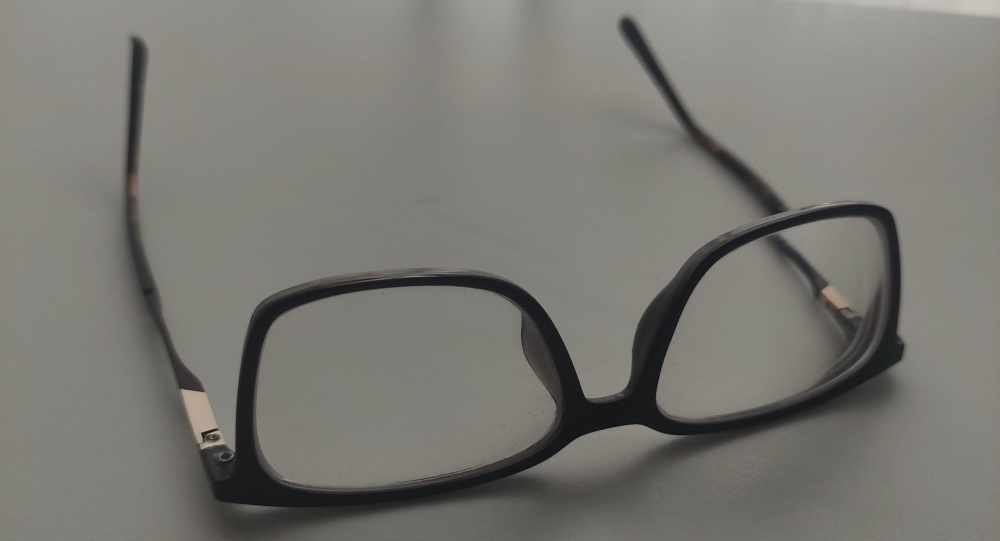
#> input picture data/img/lunette/lunette1.jpg, 3000 x 1622 px (shown at 1/3 size)
$ jupyter execute --allow-errors orb-premiers-pas.ipynb   (shell and % lines are left out)
#> lines starting #> are read from the running program, lines starting #| are printed output that depends on the picture
[cell 1]
import cv2
import matplotlib.pyplot as plt
import numpy as np
import time
import os
import math

[cell 2]
def rescale_image(image, percent=75):
    width  = int(image.shape[1] * percent/ 100)
    height = int(image.shape[0] * percent/ 100)
    dim = (width, height)
    return cv2.resize(image, dim, interpolation =cv2.INTER_AREA)

## Get features of the 5 objects

[cell 3]
methode = "orb"

[cell 4]
directory = './data/img'
i = 1

train_images      = dict()
train_descriptors = dict()
train_keypointss  = dict()

plt.figure(figsize=(30,30))

orb = cv2.ORB_create()
bf_orb = cv2.BFMatcher(cv2.NORM_HAMMING)

sift = cv2.SIFT_create()
bf_sift = cv2.BFMatcher()

if methode == "orb":
    algo = orb
    bf   = bf_orb
else:
    algo = sift
    bf   = bf_sift

for item in os.listdir(directory):
    if os.path.isdir(directory + '/' + item):

        train_images[item]      = list()
        train_descriptors[item] = list()
        train_keypointss[item]  = list()

        for file in os.listdir(directory + '/' + item):
            filename = os.fsdecode(file)

            if filename.endswith(".jpg"):
                print(directory + '/' + item + '/' + filename)
                image = cv2.imread(directory + '/' + item + '/' + filename)
#> image is the input picture: shape (1622, 3000, 3); mean B, G, R 114.8, 120, 121.3
                image = rescale_image(image, percent=10)
#> in rescale_image, `return cv2.resize(image, dim, interpolation =cv2.INTER_AREA)`:
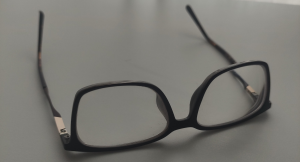
#> returned value: shape (162, 300, 3); mean of channels 0, 1, 2 114.8, 120, 121.3; drawn as B, G, R
                training_image = cv2.cvtColor(image, cv2.COLOR_BGR2RGB)
                training_gray  = cv2.cvtColor(training_image, cv2.COLOR_RGB2GRAY)

                (train_images[item]).append(training_gray)

                train_keypoints, train_descriptor = algo.detectAndCompute(training_gray, None)
#> train_keypoints = 92 keypoints; strongest (x, y, size): (59, 129, 31), (56, 118, 31), (62, 129, 31), (176, 118, 31)
                (train_descriptors[item]).append(train_descriptor)
                (train_keypointss[item]).append(train_keypoints)

                i +=1

                keypoints_without_size = np.copy(training_image)
                plt.subplot(10,10,i)
                cv2.drawKeypoints(training_image, train_keypoints, keypoints_without_size, color = (0, 255, 0))
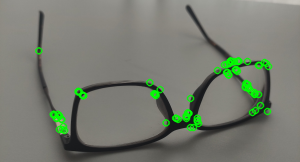
#> keypoints_without_size: shape (162, 300, 3); mean R, G, B 118.8, 124.4, 112.5
                plt.imshow(keypoints_without_size, cmap='gray')
                plt.title("Train keypoints " + item)
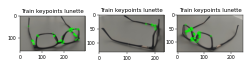
#> figure drawn by matplotlib, 3 panels

#> (a cell that did not finish here is left out)

[cell 6]
def analyzeframe(frame, train_descriptors, orb, bf):
    # get orb features
    frame_keypoints, frame_descriptor = orb.detectAndCompute(frame, None)

    # compare the distance between the frame descriptor & the training descriptors
    distanceg = math.inf
    result    = ""
    matches_res = list()

    for item in train_descriptors:
        i = 0
        while i < (len(train_descriptors[item])):
            if train_descriptors[item][i] is not None:
                matches = bf.match(frame_descriptor, train_descriptors[item][i])
                matches = sorted(matches, key = lambda x : x.distance)
                #print("ok" + item + ";" + str(i))
                distance = 0
                for m in matches:
                    distance = distance + m.distance


                if distance < distanceg:
                    distanceg = distance
                    result    = item
                    matches_res = matches
                    pos         = i
            i += 1

    return result, pos, matches_res, frame_keypoints

[cell 7]
frame = cv2.imread("./test1.jpg")
#> (the rest of this cell did not finish here and is left out)

frame = cv2.cvtColor(frame, cv2.COLOR_BGR2RGB)
frame_gray  = cv2.cvtColor(frame, cv2.COLOR_RGB2GRAY)

orb = cv2.ORB_create()
bf_orb = cv2.BFMatcher(cv2.NORM_HAMMING)

sift = cv2.SIFT_create()
bf_sift = cv2.BFMatcher()

if methode == "orb":
    algo = orb
    bf   = bf_orb
else:
    algo = sift
    bf   = bf_sift


result, pos, matches_res, frame_keypoints = analyzeframe(frame_gray, train_descriptors, algo, bf)


x = cv2.drawMatches(frame_gray, frame_keypoints, train_images[result][pos], train_keypointss[result][pos], matches_res, None, flags=2)

plt.imshow(x)
plt.show()

[cell 8]
cap = cv2.VideoCapture('./data/videos/video1_lowres.mp4')

video_crop = 0

orb = cv2.ORB_create()
bf_orb = cv2.BFMatcher(cv2.NORM_HAMMING)

sift = cv2.SIFT_create()
bf_sift = cv2.BFMatcher()

if methode == "orb":
    algo = orb
    bf   = bf_orb
else:
    algo = sift
    bf   = bf_sift

if (cap.isOpened()== False):
    print("Error opening video stream or file")

while(cap.isOpened()):
    ret, frame = cap.read()
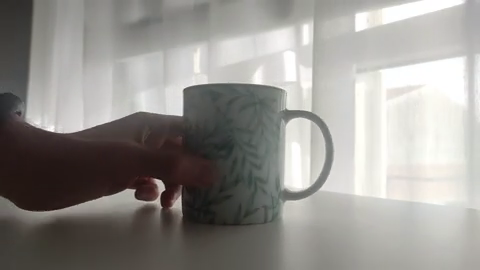
#> input picture frame 168 of data/videos/video1_lowres.mp4, 480 x 270 px
#> frame is the input picture: shape (270, 480, 3); mean B, G, R 143.1, 147.2, 149.6

    if ret == False:
        break
    else:
        frame  = cv2.cvtColor(frame, cv2.COLOR_BGR2RGB)
        frame_gray  = cv2.cvtColor(frame, cv2.COLOR_RGB2GRAY)

        if video_crop:
            frame_gray = frame_gray[80:220,120:360]

        result, pos, matches_res, frame_keypoints = analyzeframe(frame_gray, train_descriptors, algo, bf)
#> in analyzeframe, `frame_keypoints, frame_descriptor = orb.detectAndCompute(frame, None)`: frame_keypoints = 303 keypoints; strongest (x, y, size): (162, 187, 77.1), (134, 190, 31), (164, 189, 31), (161, 181, 53.6)
#> after the loop in analyzeframe, `for item in train_descriptors:`: distanceg = 23034; matches_res = 303 matches; pos = 0; result = 'lunette'
        x = cv2.drawMatches(frame_gray, frame_keypoints, train_images[result][pos], train_keypointss[result][pos], matches_res, None, flags=2)
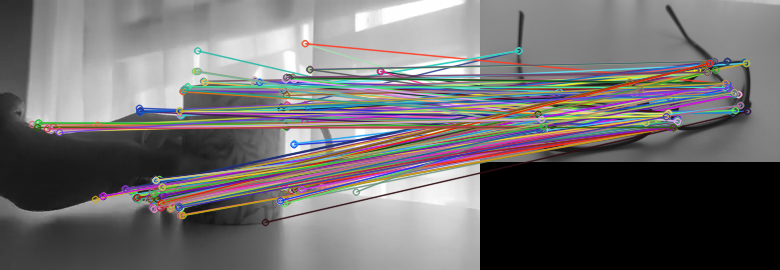
#> x: shape (270, 780, 3); mean of channels 0, 1, 2 110.2, 109.6, 112.1; drawn as B, G, R

        cv2.imshow(methode,x)
        if cv2.waitKey(25) & 0xFF == ord('q'):
#> (key q is pressed here)
            break


cap.release()
cv2.destroyAllWindows()
